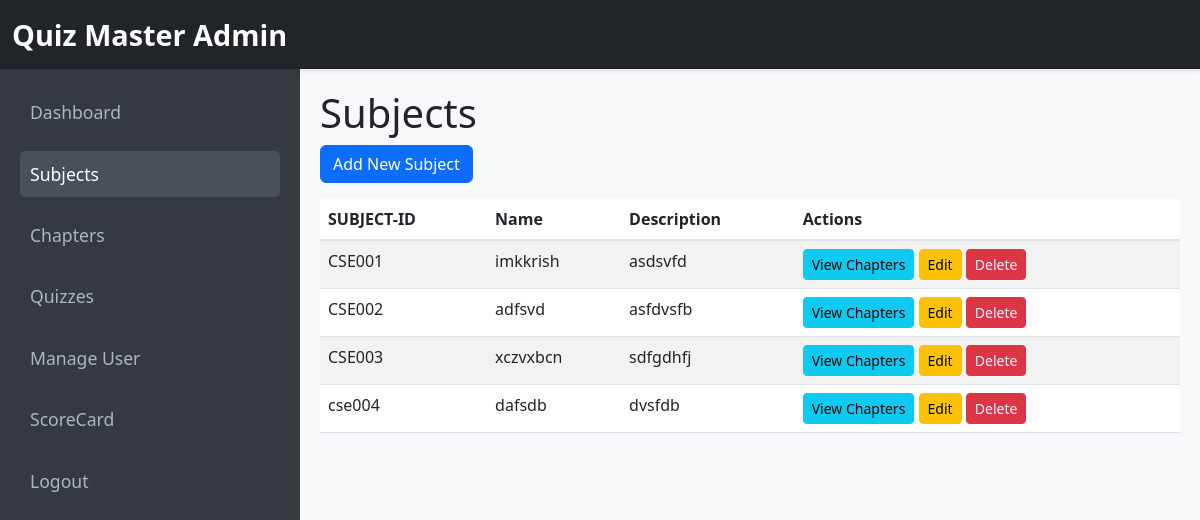
/subjects (signed in), run on the app's committed database.
### models/subject.py (models this page shows)
class Subject(db.Model):
    id = db.Column(db.String(50), primary_key=True)
    name = db.Column(db.String(120), unique=True, nullable=False)
    description = db.Column(db.Text)
    chapters = db.relationship('Chapter', backref='subject', lazy=True)

### controllers/admin_controller.py (the view)
@admin_bp.route('/subjects')
def list_subjects():
    if 'username' not in session or session.get('username') != 'admin':
        return redirect(url_for('auth.login'))
    subjects = Subject.query.all()
    return render_template('subjects/list.html', subjects=subjects)

### templates/subjects/list.html (shortened to what this page needs)
<!DOCTYPE html>
<html lang="en">
<head>
  <link href="https://cdn.jsdelivr.net/npm/bootstrap@5.3.0/dist/css/bootstrap.min.css" rel="stylesheet">
  <link rel="stylesheet" href="{{ url_for('static', filename='css/styles.css') }}">
</head>
<body>
  <nav class="navbar navbar-dark bg-dark">
    <div class="container-fluid">
      <a class="navbar-brand" href="#">Quiz Master Admin</a>
    </div>
  </nav>
  <div class="container-fluid">
    <div class="row">
      <div class="col-md-3 d-none d-md-block sidebar">
        <nav class="nav flex-column">
          <a href="/dashboard" class="nav-link">Dashboard</a>
          <a href="/subjects" class="nav-link active">Subjects</a>
          <a href="/chapters" class="nav-link">Chapters</a>
          <a href="/quizzes" class="nav-link">Quizzes</a>
          <a href="/manage_users" class="nav-link">Manage User</a>
          <a href="/scorecard" class="nav-link ">ScoreCard</a>
          <a href="/logout" class="nav-link">Logout</a>
        </nav>
      </div>
      <div class="col-md-9 content">
        <h1>Subjects</h1>
        <a href="/subjects/add" class="btn btn-primary mb-3">Add New Subject</a>
        <table class="table table-striped">
          <thead>
            <tr>
              <th>SUBJECT-ID</th>
              <th>Name</th>
              <th>Description</th>
              <th>Actions</th>
            </tr>
          </thead>
          <tbody>
            {% for subject in subjects %}
            <tr>
              <td>{{ subject.id }}</td>
              <td>{{ subject.name }}</td>
              <td>{{ subject.description }}</td>
              <td>
                <a href="{{ url_for('admin.subject_chapters', subject_id=subject.id) }}" class="btn btn-info btn-sm">View Chapters</a>
                <a href="/subjects/edit/{{ subject.id }}" class="btn btn-warning btn-sm">Edit</a>
                <a href="/subjects/delete/{{ subject.id }}" class="btn btn-danger btn-sm">Delete</a>
              </td>
            </tr>
            {% endfor %}
          </tbody>
        </table>
      </div>
    </div>
  </div>
</body>
</html>

### static/css/styles.css (style rules this page uses)
body { background-color: #f8f9fa; }
.btn-primary { background-color: #0d6efd; border-color: #0d6efd; }
.table thead th { border-bottom: 2px solid #dee2e6; }
.navbar { box-shadow: 0 2px 4px rgba(0,0,0,0.1); }
.navbar-brand { font-weight: bold; font-size: 1.8rem; }
.sidebar { background-color: #343a40; min-height: 100vh; padding: 20px; }
.sidebar a { color: #adb5bd; text-decoration: none; font-size: 1.1rem; margin-bottom: 15px; display: block; padding: 10px; border-radius: 5px; transition: background-color 0.3s, color 0.3s; }
.sidebar a:hover, .sidebar a.active { color: #fff; background-color: #495057; }
.content { padding: 20px; }

### data on the page
Subject: id "CSE001", name "imkkrish", description "asdsvfd"
Subject: id "CSE002", name "adfsvd", description "asfdvsfb"
Subject: id "CSE003", name "xczvxbcn", description "sdfgdhfj"
Subject: id "cse004", name "dafsdb", description "dvsfdb"
